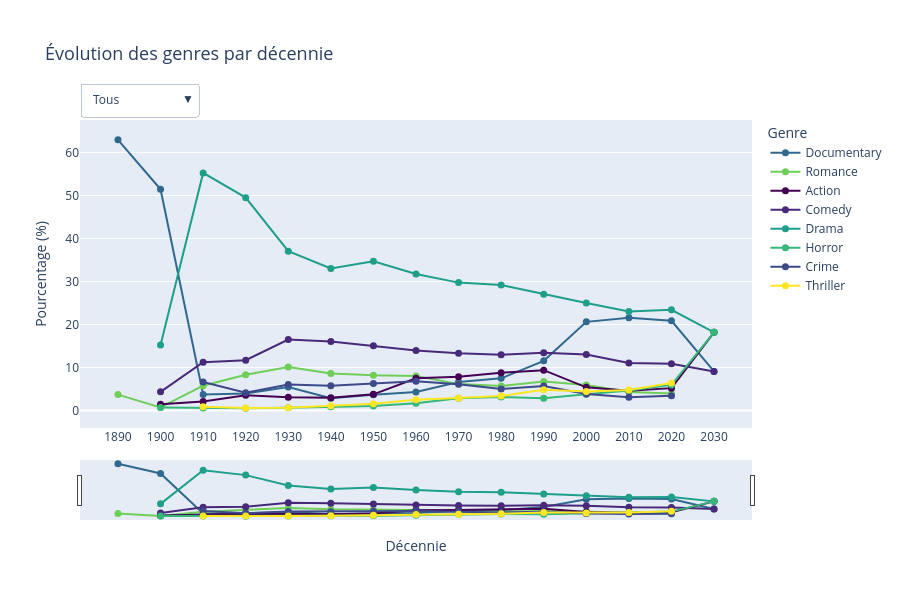

The code cell stored with this chart in its notebook:
### Code cell
# ------------------------------------------------------------
# KPI 3 - REPARTITION DES FILMS PAR GENRE AU COURS DU TEMPS
# ------------------------------------------------------------

import numpy as np
import plotly.express as px


# --- Préparation (conserve ton code) ---
genre_decennie = movies_genres.groupby(
    ["decennie", "genres_final"]
).size().reset_index(name="nb_films")

genre_decennie["total_decennie"] = genre_decennie.groupby("decennie")["nb_films"].transform("sum")
genre_decennie["pourcentage"] = (genre_decennie["nb_films"] / genre_decennie["total_decennie"]) * 100

top_genres = movies_genres["genres_final"].value_counts().head(8).index
genre_decennie_top = genre_decennie[genre_decennie["genres_final"].isin(top_genres)].copy()

# convertir la décénnie en numérique pour le range slider
genre_decennie_top["decennie_num"] = pd.to_numeric(genre_decennie_top["decennie"], errors="coerce")

# --- Palette ordonnée pour les genres
unique_genres = sorted(genre_decennie_top["genres_final"].unique())
viridis = px.colors.sequential.Viridis
palette = [viridis[int(i)] for i in np.linspace(0, len(viridis) - 1, len(unique_genres))]
color_map = {g: palette[i] for i, g in enumerate(unique_genres)}

# --- Figure principale
fig = px.line(
    genre_decennie_top,
    x="decennie_num",
    y="pourcentage",
    color="genres_final",
    markers=True,
    labels={"decennie_num": "Décennie", "pourcentage": "Pourcentage (%)", "genres_final": "Genre"},
    color_discrete_map=color_map,
    title="Évolution des genres par décennie",
    height=600
)

# range slider et ticks
decades = sorted(genre_decennie_top["decennie_num"].dropna().unique())
fig.update_xaxes(rangeslider_visible=True, tickmode="array", tickvals=decades, ticktext=[str(int(d)) for d in decades])

# supprimer quadrillage
fig.update_xaxes(showgrid=False)
fig.update_yaxes(showgrid=True)

# dropdown simple: Tous + chaque genre
buttons = [{"label": "Tous", "method": "update", "args": [{"visible": [True] * len(unique_genres)}, {"title": "Évolution des genres par décennie — Tous"}]}]
for i, g in enumerate(unique_genres):
    vis = [False] * len(unique_genres)
    vis[i] = True
    buttons.append({"label": g, "method": "update", "args": [{"visible": vis}, {"title": f"Évolution du genre — {g}"}]})

fig.update_layout(
    updatemenus=[dict(active=0, buttons=buttons, x=0, y=1.12, xanchor="left", yanchor="top", direction="down")],
    legend_title_text="Genre",
    margin=dict(t=120),
    title_font_size=18
)

fig.update_traces(mode="lines+markers", marker=dict(size=7))
fig.show()

fig.write_image("plots/REPARTITION_FILMS_GENRE_TIMELAPS.png")

### Figure 1 — Plotly figure (JSON) as saved in the notebook; plotly's stock layout.template omitted (floating-point values rounded to 4 significant figures)
{"data": [{"hovertemplate": "Genre=Documentary<br>Décennie=%{x}<br>Pourcentage (%)=%{y}<extra></extra>", "legendgroup": "Documentary", "line": {"color": "#31688e", "dash": "solid"}, "marker": {"size": 7, "symbol": "circle"}, "mode": "lines+markers", "name": "Documentary", "orientation": "v", "showlegend": true, "type": "scatter", "x": [1890.0, 1900.0, 1910.0, 1920.0, 1930.0, 1940.0, 1950.0, 1960.0, 1970.0, 1980.0, 1990.0, 2000.0, 2010.0, 2020.0, 2030.0], "xaxis": "x", "y": [62.96, 51.45, 3.746, 3.953, 5.479, 2.837, 3.681, 4.325, 6.654, 7.491, 11.56, 20.62, 21.56, 20.87, 9.091], "yaxis": "y"}, {"hovertemplate": "Genre=Romance<br>Décennie=%{x}<br>Pourcentage (%)=%{y}<extra></extra>", "legendgroup": "Romance", "line": {"color": "#6ece58", "dash": "solid"}, "marker": {"size": 7, "symbol": "circle"}, "mode": "lines+markers", "name": "Romance", "orientation": "v", "showlegend": true, "type": "scatter", "x": [1890.0, 1900.0, 1910.0, 1920.0, 1930.0, 1940.0, 1950.0, 1960.0, 1970.0, 1980.0, 1990.0, 2000.0, 2010.0, 2020.0], "xaxis": "x", "y": [3.704, 0.7246, 5.775, 8.316, 10.13, 8.624, 8.186, 8.019, 6.146, 5.71, 6.776, 5.963, 4.333, 3.956], "yaxis": "y"}, {"hovertemplate": "Genre=Action<br>Décennie=%{x}<br>Pourcentage (%)=%{y}<extra></extra>", "legendgroup": "Action", "line": {"color": "#440154", "dash": "solid"}, "marker": {"size": 7, "symbol": "circle"}, "mode": "lines+markers", "name": "Action", "orientation": "v", "showlegend": true, "type": "scatter", "x": [1900.0, 1910.0, 1920.0, 1930.0, 1940.0, 1950.0, 1960.0, 1970.0, 1980.0, 1990.0, 2000.0, 2010.0, 2020.0, 2030.0], "xaxis": "x", "y": [1.449, 2.089, 3.541, 3.062, 2.95, 3.769, 7.514, 7.877, 8.778, 9.384, 5.388, 4.606, 5.204, 18.18], "yaxis": "y"}, {"hovertemplate": "Genre=Comedy<br>Décennie=%{x}<br>Pourcentage (%)=%{y}<extra></extra>", "legendgroup": "Comedy", "line": {"color": "#482878", "dash": "solid"}, "marker": {"size": 7, "symbol": "circle"}, "mode": "lines+markers", "name": "Comedy", "orientation": "v", "showlegend": true, "type": "scatter", "x": [1900.0, 1910.0, 1920.0, 1930.0, 1940.0, 1950.0, 1960.0, 1970.0, 1980.0, 1990.0, 2000.0, 2010.0, 2020.0, 2030.0], "xaxis": "x", "y": [4.348, 11.26, 11.71, 16.5, 16.06, 15.07, 13.98, 13.35, 12.97, 13.46, 13.01, 11.07, 10.89, 9.091], "yaxis": "y"}, {"hovertemplate": "Genre=Drama<br>Décennie=%{x}<br>Pourcentage (%)=%{y}<extra></extra>", "legendgroup": "Drama", "line": {"color": "#1f9e89", "dash": "solid"}, "marker": {"size": 7, "symbol": "circle"}, "mode": "lines+markers", "name": "Drama", "orientation": "v", "showlegend": true, "type": "scatter", "x": [1900.0, 1910.0, 1920.0, 1930.0, 1940.0, 1950.0, 1960.0, 1970.0, 1980.0, 1990.0, 2000.0, 2010.0, 2020.0, 2030.0], "xaxis": "x", "y": [15.22, 55.26, 49.51, 37.05, 33.05, 34.71, 31.74, 29.75, 29.21, 27.03, 25.0, 23.01, 23.44, 18.18], "yaxis": "y"}, {"hovertemplate": "Genre=Horror<br>Décennie=%{x}<br>Pourcentage (%)=%{y}<extra></extra>", "legendgroup": "Horror", "line": {"color": "#35b779", "dash": "solid"}, "marker": {"size": 7, "symbol": "circle"}, "mode": "lines+markers", "name": "Horror", "orientation": "v", "showlegend": true, "type": "scatter", "x": [1900.0, 1910.0, 1920.0, 1930.0, 1940.0, 1950.0, 1960.0, 1970.0, 1980.0, 1990.0, 2000.0, 2010.0, 2020.0, 2030.0], "xaxis": "x", "y": [0.7246, 0.5956, 0.537, 0.6388, 0.9004, 1.07, 1.707, 2.879, 3.168, 2.867, 3.797, 4.634, 5.963, 18.18], "yaxis": "y"}, {"hovertemplate": "Genre=Crime<br>Décennie=%{x}<br>Pourcentage (%)=%{y}<extra></extra>", "legendgroup": "Crime", "line": {"color": "#3e4989", "dash": "solid"}, "marker": {"size": 7, "symbol": "circle"}, "mode": "lines+markers", "name": "Crime", "orientation": "v", "showlegend": true, "type": "scatter", "x": [1910.0, 1920.0, 1930.0, 1940.0, 1950.0, 1960.0, 1970.0, 1980.0, 1990.0, 2000.0, 2010.0, 2020.0], "xaxis": "x", "y": [6.638, 4.117, 6.057, 5.746, 6.286, 6.788, 6.09, 5.035, 5.719, 3.841, 3.087, 3.449], "yaxis": "y"}, {"hovertemplate": "Genre=Thriller<br>Décennie=%{x}<br>Pourcentage (%)=%{y}<extra></extra>", "legendgroup": "Thriller", "line": {"color": "#fde725", "dash": "solid"}, "marker": {"size": 7, "symbol": "circle"}, "mode": "lines+markers", "name": "Thriller", "orientation": "v", "showlegend": true, "type": "scatter", "x": [1910.0, 1920.0, 1930.0, 1940.0, 1950.0, 1960.0, 1970.0, 1980.0, 1990.0, 2000.0, 2010.0, 2020.0], "xaxis": "x", "y": [0.8546, 0.5951, 0.6501, 1.09, 1.607, 2.502, 2.864, 3.4, 4.809, 4.431, 4.783, 6.403], "yaxis": "y"}], "layout": {"height": 600, "legend": {"title": {"text": "Genre"}, "tracegroupgap": 0}, "margin": {"t": 120}, "title": {"font": {"size": 18}, "text": "Évolution des genres par décennie"}, "updatemenus": [{"active": 0, "buttons": [{"args": [{"visible": [true, true, true, true, true, true, true, true]}, {"title": "Évolution des genres par décennie — Tous"}], "label": "Tous", "method": "update"}, {"args": [{"visible": [true, false, false, false, false, false, false, false]}, {"title": "Évolution du genre — Action"}], "label": "Action", "method": "update"}, {"args": [{"visible": [false, true, false, false, false, false, false, false]}, {"title": "Évolution du genre — Comedy"}], "label": "Comedy", "method": "update"}, {"args": [{"visible": [false, false, true, false, false, false, false, false]}, {"title": "Évolution du genre — Crime"}], "label": "Crime", "method": "update"}, {"args": [{"visible": [false, false, false, true, false, false, false, false]}, {"title": "Évolution du genre — Documentary"}], "label": "Documentary", "method": "update"}, {"args": [{"visible": [false, false, false, false, true, false, false, false]}, {"title": "Évolution du genre — Drama"}], "label": "Drama", "method": "update"}, {"args": [{"visible": [false, false, false, false, false, true, false, false]}, {"title": "Évolution du genre — Horror"}], "label": "Horror", "method": "update"}, {"args": [{"visible": [false, false, false, false, false, false, true, false]}, {"title": "Évolution du genre — Romance"}], "label": "Romance", "method": "update"}, {"args": [{"visible": [false, false, false, false, false, false, false, true]}, {"title": "Évolution du genre — Thriller"}], "label": "Thriller", "method": "update"}], "direction": "down", "x": 0, "xanchor": "left", "y": 1.12, "yanchor": "top"}], "xaxis": {"anchor": "y", "domain": [0, 1], "rangeslider": {"visible": true}, "showgrid": false, "tickmode": "array", "ticktext": ["1890", "1900", "1910", "1920", "1930", "1940", "1950", "1960", "1970", "1980", "1990", "2000", "2010", "2020", "2030"], "tickvals": [1890, 1900, 1910, 1920, 1930, 1940, 1950, 1960, 1970, 1980, 1990, 2000, 2010, 2020, 2030], "title": {"text": "Décennie"}}, "yaxis": {"anchor": "x", "domain": [0, 1], "showgrid": true, "title": {"text": "Pourcentage (%)"}}}}
